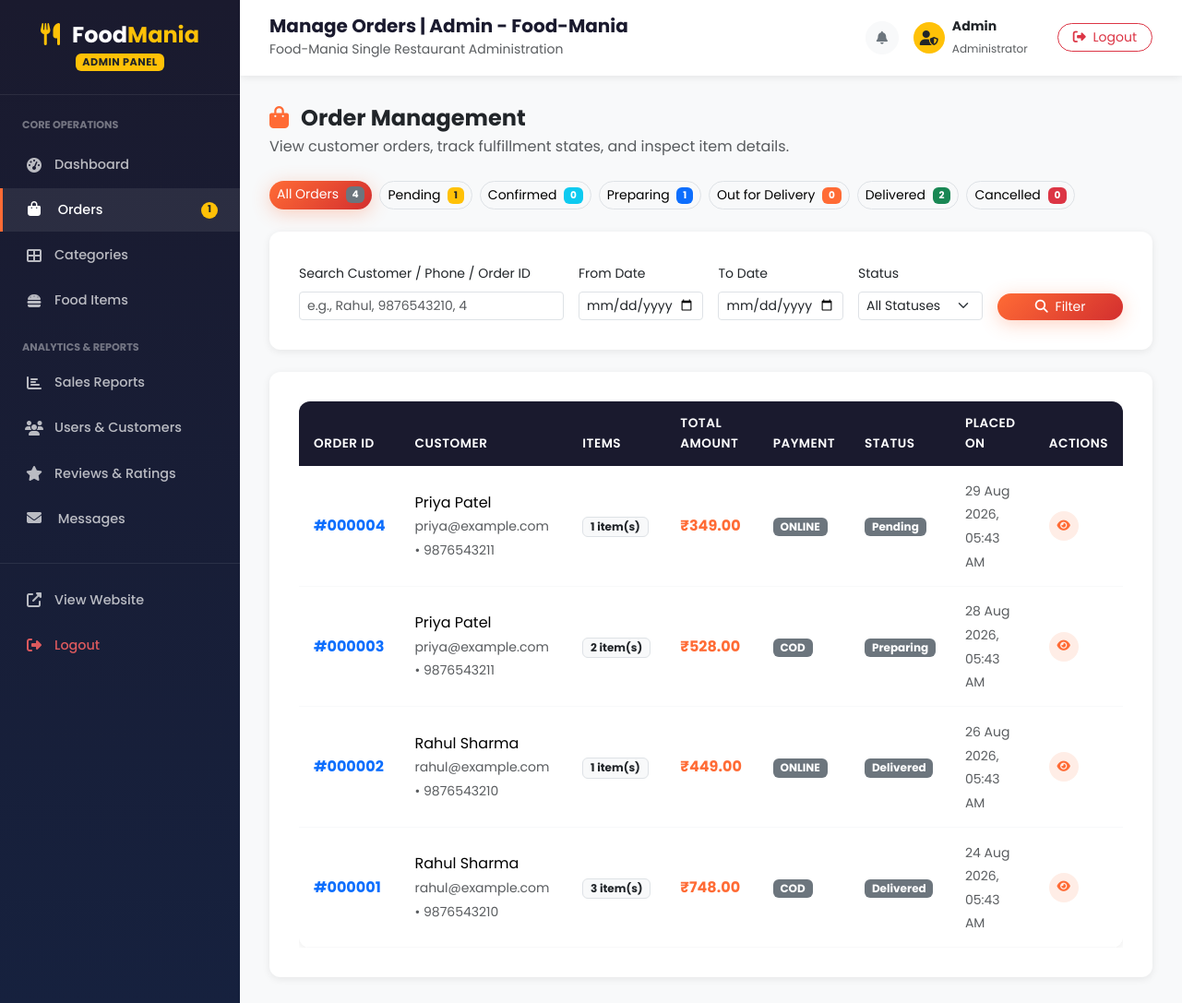
The app's page /admin/orders.php (signed in) with its own data.
### tables this page shows
CREATE TABLE `orders` (
    `id` INT(11) NOT NULL AUTO_INCREMENT,
    `user_id` INT(11) NOT NULL,
    `total_amount` DECIMAL(10,2) NOT NULL,
    `status` ENUM('pending','confirmed','preparing','out_for_delivery','delivered','cancelled') NOT NULL DEFAULT 'pending',
    `payment_method` ENUM('cod','online') NOT NULL DEFAULT 'cod',
    `delivery_address` TEXT NOT NULL,
    `phone` VARCHAR(20) NOT NULL,
    `created_at` TIMESTAMP NOT NULL DEFAULT CURRENT_TIMESTAMP,
    PRIMARY KEY (`id`),
    KEY `fk_order_user` (`user_id`),
    CONSTRAINT `fk_order_user` FOREIGN KEY (`user_id`) REFERENCES `users`(`id`) ON DELETE CASCADE
);

CREATE TABLE `users` (
    `id` INT(11) NOT NULL AUTO_INCREMENT,
    `name` VARCHAR(100) NOT NULL,
    `email` VARCHAR(150) NOT NULL UNIQUE,
    `phone` VARCHAR(20) DEFAULT NULL,
    `password` VARCHAR(255) NOT NULL,
    `address` TEXT DEFAULT NULL,
    `status` ENUM('active', 'blocked') NOT NULL DEFAULT 'active',
    `created_at` TIMESTAMP NOT NULL DEFAULT CURRENT_TIMESTAMP,
    PRIMARY KEY (`id`)
);

### admin/orders.php (the view, shortened to what the rows shown need)
<?php
require_once __DIR__ . '/../config/db.php';
require_once __DIR__ . '/../includes/functions.php';
$pdo = getDBConnection();
$where  = [];
$params = [];
$whereSQL = !empty($where) ? 'WHERE ' . implode(' AND ', $where) : '';
$stmtOrders = $pdo->prepare("
    SELECT o.*, u.name AS user_name, u.email AS user_email,
           (SELECT COUNT(*) FROM order_items WHERE order_id = o.id) AS item_count
    FROM orders o
    JOIN users u ON o.user_id = u.id
    $whereSQL
    ORDER BY o.created_at DESC
");
$stmtOrders->execute($params);
$orders = $stmtOrders->fetchAll();
$orderIds = array_column($orders, 'id');
$orderItemsMap = [];
if (!empty($orderIds)) {
    $inPlaceholders = implode(',', array_fill(0, count($orderIds), '?'));
    $stmtItems = $pdo->prepare("
        SELECT oi.*, f.name AS food_name, f.price AS food_unit_price
        FROM order_items oi
        JOIN food_items f ON oi.food_item_id = f.id
        WHERE oi.order_id IN ($inPlaceholders)
    ");
    $stmtItems->execute($orderIds);
    while ($row = $stmtItems->fetch()) {
        $orderItemsMap[$row['order_id']][] = [
            'name'     => $row['food_name'],
            'quantity' => (int)$row['quantity'],
            'price'    => (float)$row['price'],
            'total'    => (float)($row['quantity'] * $row['price'])
        ];
    }
}
include __DIR__ . '/includes/admin_header.php';
include __DIR__ . '/includes/admin_sidebar.php';
?>
<div class="checkout-card">
    <div class="table-responsive">
        <table class="table table-custom align-middle mb-0">
            <thead>
                <tr>
                    <th>Order ID</th>
                    <th>Customer</th>
                    <th>Items</th>
                    <th>Total Amount</th>
                    <th>Payment</th>
                    <th>Status</th>
                    <th>Placed On</th>
                    <th>Actions</th>
                </tr>
            </thead>
            <tbody>
                <?php foreach ($orders as $o): ?>
                    <?php
                    $itemsData = json_encode($orderItemsMap[$o['id']] ?? []);
                    ?>
                    <tr>
                        <td class="fw-bold text-primary">#<?php echo str_pad($o['id'], 6, '0', STR_PAD_LEFT); ?></td>
                        <td>
                            <div class="fw-600"><?php echo sanitize($o['user_name']); ?></div>
                            <small class="text-muted"><?php echo sanitize($o['user_email']); ?> • <?php echo sanitize($o['phone']); ?></small>
                        </td>
                        <td>
                            <span class="badge bg-light text-dark border"><?php echo $o['item_count']; ?> item(s)</span>
                        </td>
                        <td class="fw-bold text-orange"><?php echo formatPrice($o['total_amount']); ?></td>
                        <td>
                            <span class="badge bg-secondary"><?php echo strtoupper($o['payment_method']); ?></span>
                        </td>
                        <td><?php echo getStatusBadge($o['status']); ?></td>
                        <td><small class="text-muted"><?php echo formatDate($o['created_at'], 'd M Y, h:i A'); ?></small></td>
                        <td>
                            <button class="btn btn-action view" data-bs-toggle="modal" data-bs-target="#orderDetailModal"
                                    data-id="<?php echo $o['id']; ?>"
                                    data-customer="<?php echo sanitize($o['user_name']); ?>"
                                    data-email="<?php echo sanitize($o['user_email']); ?>"
                                    data-phone="<?php echo sanitize($o['phone']); ?>"
                                    data-address="<?php echo sanitize($o['delivery_address']); ?>"
                                    data-amount="<?php echo formatPrice($o['total_amount']); ?>"
                                    data-payment="<?php echo strtoupper($o['payment_method']); ?>"
                                    data-status="<?php echo $o['status']; ?>"
                                    data-date="<?php echo formatDate($o['created_at']); ?>"
                                    data-items="<?php echo htmlspecialchars($itemsData, ENT_QUOTES, 'UTF-8'); ?>"
                                    title="View Full Order Details">
                                <i class="fas fa-eye"></i>
                            </button>
                        </td>
                    </tr>
                <?php endforeach; ?>
            </tbody>
        </table>
    </div>
</div>
        </div>
    </div>
</div>
</body>
</html>

### admin/includes/admin_sidebar.php (shortened to what the rows shown need)
<?php
$admin = getLoggedInAdmin($pdo);
?>
<div class="admin-wrapper">
    <div class="admin-content">
        <div class="admin-topbar">
            <div class="d-flex align-items-center gap-3">
                <div class="d-flex align-items-center">
                    <div class="d-none d-md-block text-start me-3">
                        <div class="fw-bold small"><?php echo sanitize($admin['name'] ?? 'Admin'); ?></div>
                        <small class="text-muted" style="font-size:0.75rem;">Administrator</small>
                    </div>
                </div>
            </div>
        </div>
        <div class="admin-main">

### includes/functions.php (shortened to what the rows shown need)
<?php
function sanitize(string $data): string {
    return htmlspecialchars(trim($data), ENT_QUOTES, 'UTF-8');
}
function isAdmin(): bool {
    return isset($_SESSION['admin_id']);
}
function formatPrice(float $price): string {
    return '₹' . number_format($price, 2);
}
function formatDate(string $date, string $format = 'd M Y, h:i A'): string {
    return date($format, strtotime($date));
}
function getStatusBadge(string $status): string {
    $badges = [
        'pending'          => '<span class="badge bg-warning text-dark">Pending</span>',
        'confirmed'        => '<span class="badge bg-info">Confirmed</span>',
        'preparing'        => '<span class="badge bg-primary">Preparing</span>',
        'out_for_delivery' => '<span class="badge bg-orange">Out for Delivery</span>',
        'delivered'        => '<span class="badge bg-success">Delivered</span>',
        'cancelled'        => '<span class="badge bg-danger">Cancelled</span>',
    ];
    return $badges[$status] ?? '<span class="badge bg-secondary">' . ucfirst($status) . '</span>';
}
function getLoggedInAdmin(PDO $pdo): ?array {
    $stmt = $pdo->prepare("SELECT * FROM admins WHERE id = :id");
    $stmt->execute([':id' => $_SESSION['admin_id']]);
    return $stmt->fetch() ?: null;
}

### records on screen
orders: id "000004", user.name "Priya Patel", user.email "priya@example.com", phone "9876543211", item_count "1", total_amount "₹349.00", payment_method "ONLINE", status "Pending", created_at "29 Aug 2026, 05:43 AM"
orders: id "000003", user.name "Priya Patel", user.email "priya@example.com", phone "9876543211", item_count "2", total_amount "₹528.00", payment_method "COD", status "Preparing", created_at "28 Aug 2026, 05:43 AM"
orders: id "000002", user.name "Rahul Sharma", user.email "rahul@example.com", phone "9876543210", item_count "1", total_amount "₹449.00", payment_method "ONLINE", status "Delivered", created_at "26 Aug 2026, 05:43 AM"
orders: id "000001", user.name "Rahul Sharma", user.email "rahul@example.com", phone "9876543210", item_count "3", total_amount "₹748.00", payment_method "COD", status "Delivered", created_at "24 Aug 2026, 05:43 AM"

### other values on screen
$sidebarPendingOrders "1"
$pageTitle "Manage Orders | Admin - Food-Mania"
$admin['name'] "Admin"
$totalAllOrders "4"
$statusCounts['pending'] "1"
$statusCounts['confirmed'] "0"
$statusCounts['preparing'] "1"
$statusCounts['out_for_delivery'] "0"
$statusCounts['delivered'] "2"
$statusCounts['cancelled'] "0"
